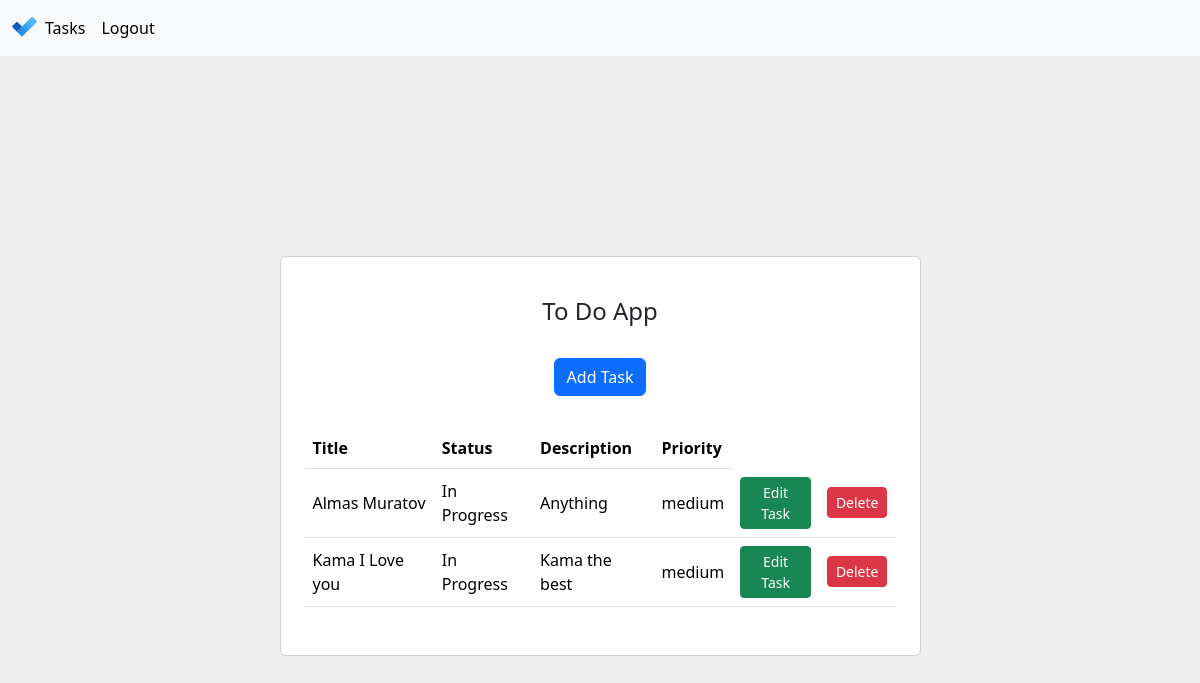
Screenshot of /all-task (signed in) with the database file from the repository.
### home/models.py (models this page shows, shortened)
class Task(models.Model):
    STATUS_CHOICES = [
        ('Pending', 'Pending'),
        ('In Progress', 'In Progress'),
        ('Completed', 'Completed'),
    ]
    PRIORITY_CHOICES = [
        ('low', 'Low'),
        ('medium', 'Medium'),
        ('high', 'High'),
    ]
    user = models.ForeignKey(User, on_delete=models.CASCADE)
    title = models.CharField(max_length=255)
    description = models.TextField(blank=True, null=True)
    due_date = models.DateField(blank=True, null=True)
    status = models.CharField(
        max_length=12,
        choices=STATUS_CHOICES,
        default='pending'
    )
    priority = models.CharField(
        max_length=6,
        choices=PRIORITY_CHOICES,
        default='medium'
    )
    created_at = models.DateTimeField(auto_now_add=True)
    updated_at = models.DateTimeField(auto_now=True)

### home/views.py (the view)
# urls.py: path('all-task', views.show_task, name='all_task'),
@login_required
def show_task(request):
    tasks = Task.objects.filter(user=request.user)
    return render(request, 'all_tasks.html', {'tasks': tasks})

### home/templates/all_tasks.html (shortened to what this page needs)
{% extends 'layout.html' %}
{% block content %}
    <section class="vh-100" style="background-color: #eee;">
        <div class="container py-5 h-100">
            <div class="row d-flex justify-content-center align-items-center h-100">
                <div class="col col-lg-9 col-xl-7">
                    <div class="card rounded-10">
                        <div class="card-body p-4">
                            <h4 class="text-center my-3 pb-3">To Do App</h4>
                            <form method="post" action="{% url 'add_task' %}"
                                  class="row row-cols-lg-auto g-3 justify-content-center align-items-center mb-4 pb-2">
                                <div class="col-12">
                                    <button type="submit" data-mdb-button-init data-mdb-ripple-init
                                            class="btn btn-primary">Add Task
                                    </button>
                                </div>
                            </form>
                            <table class="table mb-4">
                                <thead>
                                <tr>
                                    <th scope="col">Title</th>
                                    <th scope="col">Status</th>
                                    <th scope="col">Description</th>
                                    <th scope="col">Priority</th>
                                </tr>
                                </thead>
                                <tbody>
                                {% for task in tasks %}
                                    <tr class="align-middle">
                                        <td>{{ task.title }}</td>
                                        <td>{{ task.status }}</td>
                                        <td>{{ task.description }}</td>
                                        <td>{{ task.priority }}</td>
                                        <td><a href="{% url 'edit_task' task.id %}" class="btn btn-sm btn-success pb-1">Edit
                                            Task</a></td>
                                        <td>
                                            <form method="post" action="{% url 'delete_task' task.id %}">
                                                <button type="submit" class="btn btn-sm btn-danger pb-1">Delete</button>
                                            </form>
                                        </td>
                                    </tr>
                                {% endfor %}
                                </tbody>
                            </table>
                        </div>
                    </div>
                </div>
            </div>
        </div>
    </section>
{% endblock %}

### rows the page displays
Task: title "Almas Muratov", status "In Progress", description "Anything", priority "medium"
Task: title "Kama I Love you", status "In Progress", description "Kama the best", priority "medium"
